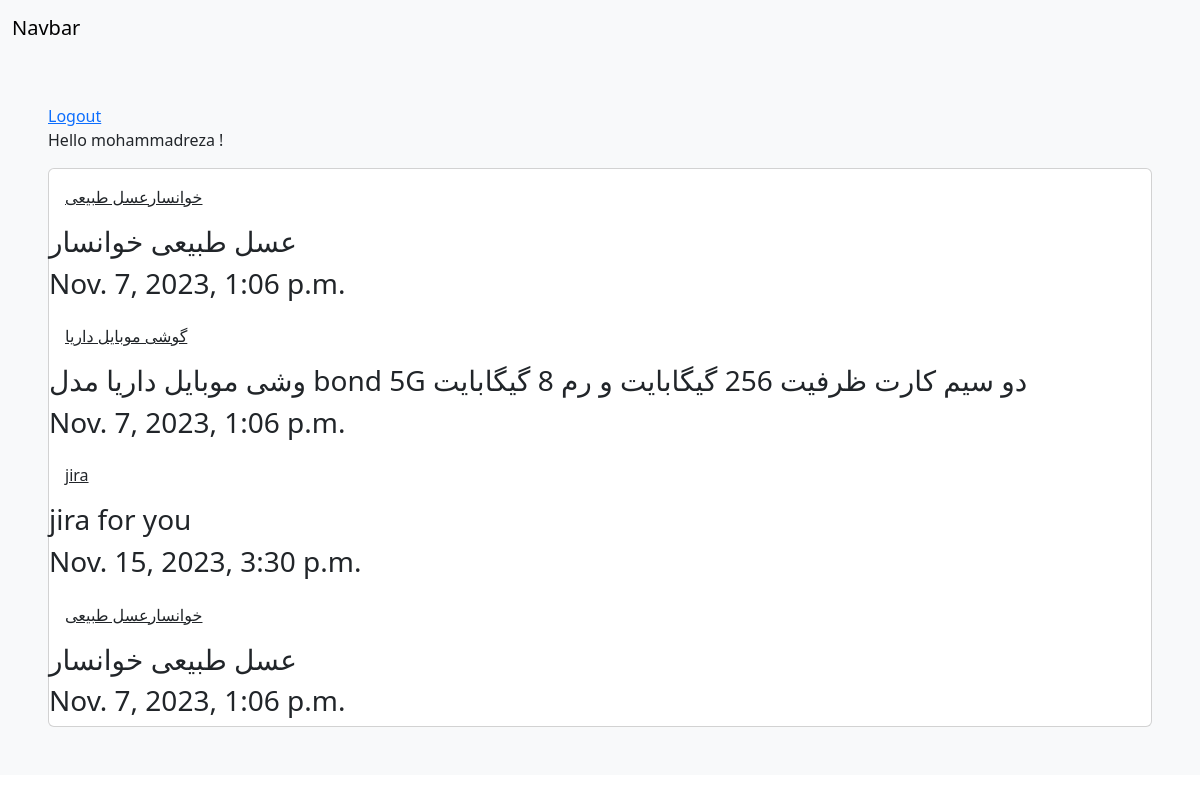
The app's page / (signed in) with its own data.
### home/models.py (models this page shows)
class Todo (models.Model):
    title=models.CharField(max_length=200)
    body=models.TextField()
    created=models.DateTimeField()

### home/views.py (the view)
# urls.py: path('', include('home.urls')),
def home(request):
    allTodo=Todo.objects.all()
    return render(request, 'home.html',{'todos':allTodo})

### templates/home.html (shortened to what this page needs)
{% extends 'Base.html' %}
{% block content %}
    {% if request.user.is_authenticated %}
    	<a href="{% url 'user_logout' %}">Logout</a>
    {% else %}
        <a href="{% url 'user_login' %}">Login</a>
        <a href="{% url 'user_reg' %}">Register</a>
    {% endif %}
    <p>Hello {{ request.user.first_name }} !</p>
    <div class="card">
     {% for todo in todos %}
 	<a class="card-body" href="{% url 'details' todo.id %}"> {{ todo.title }}</a>
 	<h3> {{ todo.body}}</h3>
 	<h3> {{ todo.created }}</h3>
 {% endfor %}
    </div>
{% endblock %}

### records on screen
Todo: title "خوانسارعسل طبیعی", body "عسل طبیعی خوانسار", created "Nov. 7, 2023, 1:06 p.m."
Todo: title "گوشی موبایل داریا", body "وشی موبایل داریا مدل bond 5G دو سیم کارت ظرفیت 256 گیگابایت و رم 8 گیگابایت", created "Nov. 7, 2023, 1:06 p.m."
Todo: title "jira", body "jira for you", created "Nov. 15, 2023, 3:30 p.m."
Todo: title "خوانسارعسل طبیعی", body "عسل طبیعی خوانسار", created "Nov. 7, 2023, 1:06 p.m."

### other values on screen
{{ request.user.first_name }} "mohammadreza"
